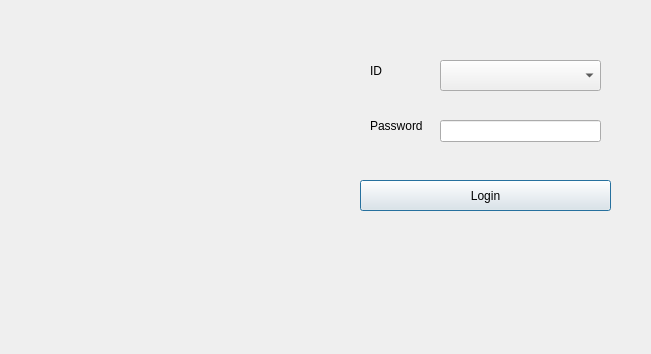
<?xml version="1.0" encoding="UTF-8"?>
<ui version="4.0">
 <class>login</class>
 <widget class="QDialog" name="login">
  <property name="geometry">
   <rect>
    <x>0</x>
    <y>0</y>
    <width>651</width>
    <height>354</height>
   </rect>
  </property>
  <property name="windowTitle">
   <string>Tuni Travel</string>
  </property>
  <widget class="QLabel" name="label_signin_pic">
   <property name="geometry">
    <rect>
     <x>20</x>
     <y>20</y>
     <width>231</width>
     <height>231</height>
    </rect>
   </property>
   <property name="text">
    <string/>
   </property>
  </widget>
  <widget class="QLabel" name="label_etatlogin">
   <property name="geometry">
    <rect>
     <x>340</x>
     <y>260</y>
     <width>231</width>
     <height>20</height>
    </rect>
   </property>
   <property name="text">
    <string/>
   </property>
  </widget>
  <widget class="QLabel" name="label_69">
   <property name="geometry">
    <rect>
     <x>20</x>
     <y>270</y>
     <width>251</width>
     <height>51</height>
    </rect>
   </property>
   <property name="text">
    <string/>
   </property>
  </widget>
  <widget class="QLabel" name="label">
   <property name="geometry">
    <rect>
     <x>370</x>
     <y>30</y>
     <width>41</width>
     <height>81</height>
    </rect>
   </property>
   <property name="text">
    <string>ID</string>
   </property>
  </widget>
  <widget class="QComboBox" name="comboBox_id">
   <property name="geometry">
    <rect>
     <x>440</x>
     <y>60</y>
     <width>161</width>
     <height>31</height>
    </rect>
   </property>
  </widget>
  <widget class="QLineEdit" name="lineEdit_signin_password">
   <property name="geometry">
    <rect>
     <x>440</x>
     <y>120</y>
     <width>161</width>
     <height>22</height>
    </rect>
   </property>
   <property name="maxLength">
    <number>4</number>
   </property>
   <property name="echoMode">
    <enum>QLineEdit::Password</enum>
   </property>
  </widget>
  <widget class="QLabel" name="label_2">
   <property name="geometry">
    <rect>
     <x>370</x>
     <y>90</y>
     <width>91</width>
     <height>71</height>
    </rect>
   </property>
   <property name="text">
    <string>Password</string>
   </property>
  </widget>
  <widget class="QPushButton" name="pushButton_signin_login">
   <property name="geometry">
    <rect>
     <x>360</x>
     <y>180</y>
     <width>251</width>
     <height>31</height>
    </rect>
   </property>
   <property name="text">
    <string>Login</string>
   </property>
  </widget>
  <widget class="QLabel" name="lineEdit_signin_username">
   <property name="geometry">
    <rect>
     <x>380</x>
     <y>240</y>
     <width>201</width>
     <height>41</height>
    </rect>
   </property>
   <property name="text">
    <string/>
   </property>
  </widget>
 </widget>
 <resources/>
 <connections/>
</ui>
